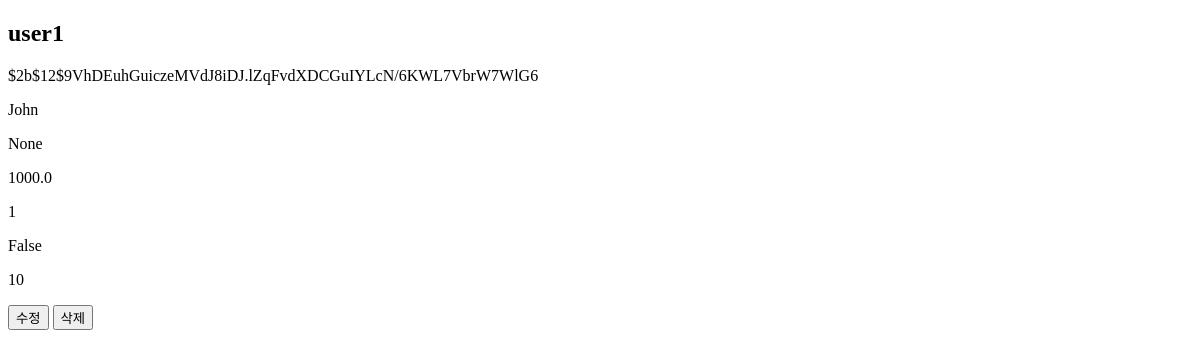
/api/user/detail/1, run on an earlier commit of the app's database.
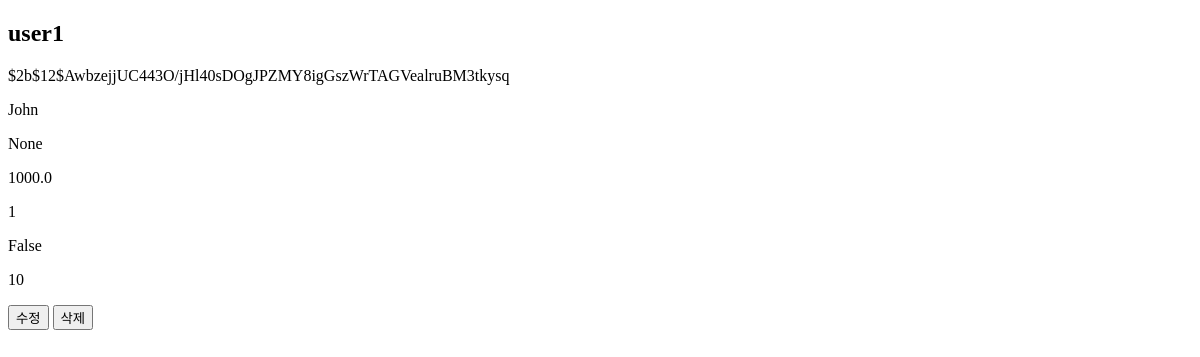
And on a later commit of the database.
### api/models.py (models this page shows, shortened)
class User(Base):
    __tablename__ = 'users'
    id = Column(Integer, primary_key=True)
    login_id = Column(String, unique=True, nullable=False)
    password = Column(String, nullable=False)
    nickname = Column(String, unique=True, nullable=False)
    profile_image = Column(String)
    quiz_learning_history = Column(Text, default='{}')
    lecture_learning_history = Column(Text, default='{}')
    total_learning_time = Column(Float, default=0.0)
    incorrect_quizzes = Column(Text, default='{}')
    quiz_stack = Column(Text, default='{}')
    today_current_quiz = Column(Text, default='{}')
    level = Column(Integer, default=1)
    exp = Column(Integer, default=1)
    subscription = Column(Boolean, default=False)
    signupdate = Column(DateTime, default=datetime.utcnow)
    attendance = Column(Integer, default=0)
    voca_list = relationship(
        'Voca', secondary=user_voca_association, back_populates='users')

### domain/user/user_router.py (the view)
@router.get("/detail/{user_id}", response_class=HTMLResponse)  # user_id로 수정
def user_detail_html(request: Request, user_id: int, db: Session = Depends(get_db)):  # user_id로 수정
    user = user_crud.get_user(db, user_id=user_id)  # user_id로 수정
    if not user:
        print(user.id)
        raise HTTPException(status_code=404, detail="User not found")
    return templates.TemplateResponse("user_detail.html", {"request": request, "user": user})

### domain/user/templates/user_detail.html (shortened to what this page needs)
<!DOCTYPE html>
<html lang="en">
  <head>
  </head>
  <body>
    <h2>{{ user.login_id }}</h2>
    <p>{{ user.password }}</p>
    <p>{{ user.nickname }}</p>
    <p>{{ user.profile_image }}</p>
    <p>{{ user.total_learning_time }}</p>
    <p>{{ user.level }}</p>
    <p>{{ user.subscription }}</p>
    <p>{{ user.attendance }}</p>
    <button id="update">수정</button>
    <button id="delete">삭제</button>
  </body>
</html>

What changed in the data, as far as the page shows it:
changed User "user1": password "$2b$12$9VhDEuhGuiczeMVdJ8iDJ.lZqFvdXDCGuIYLcN/6KWL7VbrW7WlG6" → "$2b$12$AwbzejjUC443O/jHl40sDOgJPZMY8igGszWrTAGVealruBM3tkysq"
